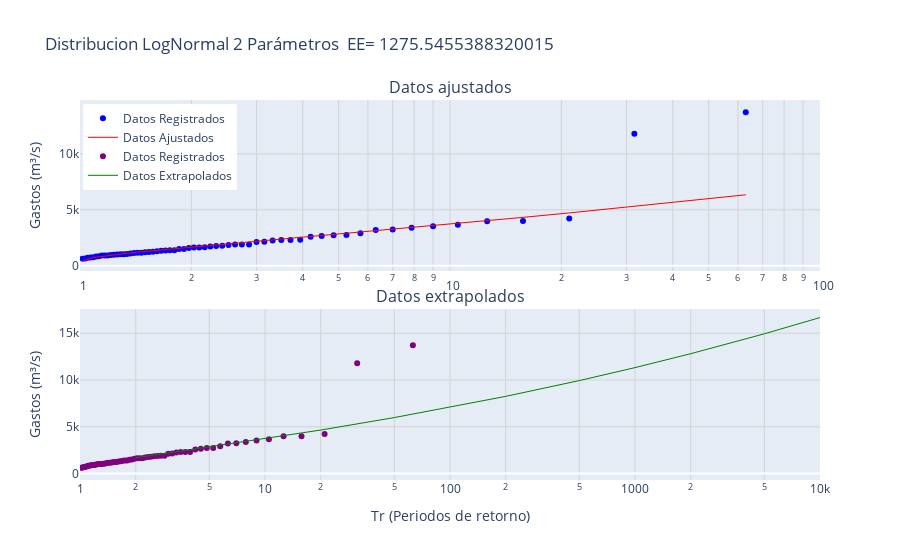

The code cell stored with this chart in its notebook:
### Code cell
# Crear subplots
fig = make_subplots(rows=2, 
                    cols=1, 
                    shared_xaxes=False, 
                    vertical_spacing=0.1, 
                    subplot_titles=("Datos ajustados", "Datos extrapolados"))

# Gráfico 1: Datos Registrados (Scatter) y Datos Ajustados (Línea)
fig.add_trace(go.Scatter(x=tR, 
                         y=dReg, 
                         mode='markers', 
                         name='Datos Registrados', 
                         #alpha=.4, 
                         marker=dict(color='blue')), 
              row=1, col=1)
fig.add_trace(go.Scatter(x=tR, 
                         y=dAjust, 
                         mode='lines', 
                         name='Datos Ajustados', 
                         line=dict(color='red', width=1)), 
              row=1, col=1)

fig.add_trace(go.Scatter(x=tR, 
                         y=dReg,
                         mode='markers', 
                         name='Datos Registrados', 
                         #alpha=.4, 
                         marker=dict(color='purple')), 
              row=2, col=1)
fig.add_trace(go.Scatter(x=dTrExtrap, 
                         y=dExtrap, 
                         mode='lines', 
                         name='Datos Extrapolados', 
                         line=dict(color='green', 
                         width=1)), 
              row=2, col=1)

# Configurar el layout
fig.update_layout(
    title_text=titulo,
    #xaxis_type="log",  # Eje x semilogarítmico
    #yaxis_title="Gastos (m³/s)",
    showlegend=True,
    legend=dict(x=0.004, y=0.99)
)
'''
# Añadir una leyenda personalizada como anotación para el gráfico 1
fig.add_annotation(
    xref="paper", yref="paper",
    x=0.05, y=0.99, showarrow=False,
    text="Gráfico 1: Datos Registrados y Ajustados",
    font=dict(size=12, color="black")
)

# Añadir una leyenda personalizada como anotación para el gráfico 2
fig.add_annotation(
    xref="paper", yref="paper",
    x=0.05, y=0.40, showarrow=False,
    text="Gráfico 2: Datos Registrados y Extrapolados",
    font=dict(size=12, color="black")
)
'''
# Configurar ambos ejes x como logarítmicos
fig.update_xaxes(type="log", 
                 range=[0, 2], 
                 showgrid=True, 
                 gridcolor='lightgray', 
                 row=1, col=1)  # Eje x de la primera fila
fig.update_xaxes(type="log", 
                 range=[0, 4], 
                 title="Tr (Periodos de retorno)", 
                 showgrid=True, 
                 gridcolor='lightgray', 
                 row=2, col=1)  # Eje x de la segunda fila
fig.update_yaxes(title_text="Gastos (m³/s)", 
                 showgrid=True, 
                 gridcolor='lightgray', 
                 row=1, col=1)
fig.update_yaxes(title_text="Gastos (m³/s)", 
                 showgrid=True, 
                 gridcolor='lightgray', 
                 row=2, col=1)

# Mostrar el gráfico
fig.show()
#fig.write_html(r'C:\Users\sear2\Music\analisis_frecuencias\Analisis_de_Frecuencias\salidas\grafico_plotly.html')  # Windows
fig.write_html('salidas_notebooks/lognormal_2p.html')  # Linux

### Figure 1 — Plotly figure (JSON) as saved in the notebook; plotly's stock layout.template omitted (floating-point values rounded to 4 significant figures)
{"data": [{"marker": {"color": "blue"}, "mode": "markers", "name": "Datos Registrados", "type": "scatter", "x": [63, 31.5, 21, 15.75, 12.6, 10.5, 9, 7.875, 7, 6.3, 5.727, 5.25, 4.846, 4.5, 4.2, 3.938, 3.706, 3.5, 3.316, 3.15, 3, 2.864, 2.739, 2.625, 2.52, 2.423, 2.333, 2.25, 2.172, 2.1, 2.032, 1.969, 1.909, 1.853, 1.8, 1.75, 1.703, 1.658, 1.615, 1.575, 1.537, 1.5, 1.465, 1.432, 1.4, 1.37, 1.34, 1.312, 1.286, 1.26, 1.235, 1.212, 1.189, 1.167, 1.145, 1.125, 1.105, 1.086, 1.068, 1.05, 1.033, 1.016], "xaxis": "x", "y": [13713, 11800, 4235, 3992, 3979, 3662, 3533, 3388, 3245, 3205, 2917, 2747, 2734, 2654, 2583, 2319, 2311, 2310, 2248, 2150, 2133, 1899, 1899, 1894, 1861, 1797, 1771, 1716, 1652, 1640, 1631, 1598, 1507, 1494, 1397, 1395, 1371, 1332, 1288, 1244, 1232, 1202, 1173, 1157, 1131, 1087, 1049, 1030, 1030, 1014, 995, 954, 925, 922, 907, 852, 832, 751, 743, 720, 652, 632], "yaxis": "y"}, {"line": {"color": "red", "width": 1}, "mode": "lines", "name": "Datos Ajustados", "type": "scatter", "x": [63, 31.5, 21, 15.75, 12.6, 10.5, 9, 7.875, 7, 6.3, 5.727, 5.25, 4.846, 4.5, 4.2, 3.938, 3.706, 3.5, 3.316, 3.15, 3, 2.864, 2.739, 2.625, 2.52, 2.423, 2.333, 2.25, 2.172, 2.1, 2.032, 1.969, 1.909, 1.853, 1.8, 1.75, 1.703, 1.658, 1.615, 1.575, 1.537, 1.5, 1.465, 1.432, 1.4, 1.37, 1.34, 1.312, 1.286, 1.26, 1.235, 1.212, 1.189, 1.167, 1.145, 1.125, 1.105, 1.086, 1.068, 1.05, 1.033, 1.016], "xaxis": "x", "y": [6341.0, 5299.0, 4722.0, 4326.0, 4026.0, 3786.0, 3585.0, 3413.0, 3263.0, 3129.0, 3009.0, 2900.0, 2800.0, 2708.0, 2622.0, 2542.0, 2467.0, 2396.0, 2329.0, 2266.0, 2205.0, 2147.0, 2092.0, 2038.0, 1987.0, 1938.0, 1890.0, 1844.0, 1799.0, 1755.0, 1713.0, 1671.0, 1631.0, 1591.0, 1552.0, 1514.0, 1477.0, 1440.0, 1404.0, 1368.0, 1333.0, 1298.0, 1263.0, 1229.0, 1194.0, 1160.0, 1126.0, 1091.0, 1057.0, 1022.0, 986.9, 951.1, 914.6, 877.2, 838.6, 798.4, 756.1, 710.9, 661.6, 606.2, 540.2, 451.4], "yaxis": "y"}, {"marker": {"color": "purple"}, "mode": "markers", "name": "Datos Registrados", "type": "scatter", "x": [63, 31.5, 21, 15.75, 12.6, 10.5, 9, 7.875, 7, 6.3, 5.727, 5.25, 4.846, 4.5, 4.2, 3.938, 3.706, 3.5, 3.316, 3.15, 3, 2.864, 2.739, 2.625, 2.52, 2.423, 2.333, 2.25, 2.172, 2.1, 2.032, 1.969, 1.909, 1.853, 1.8, 1.75, 1.703, 1.658, 1.615, 1.575, 1.537, 1.5, 1.465, 1.432, 1.4, 1.37, 1.34, 1.312, 1.286, 1.26, 1.235, 1.212, 1.189, 1.167, 1.145, 1.125, 1.105, 1.086, 1.068, 1.05, 1.033, 1.016], "xaxis": "x2", "y": [13713, 11800, 4235, 3992, 3979, 3662, 3533, 3388, 3245, 3205, 2917, 2747, 2734, 2654, 2583, 2319, 2311, 2310, 2248, 2150, 2133, 1899, 1899, 1894, 1861, 1797, 1771, 1716, 1652, 1640, 1631, 1598, 1507, 1494, 1397, 1395, 1371, 1332, 1288, 1244, 1232, 1202, 1173, 1157, 1131, 1087, 1049, 1030, 1030, 1014, 995, 954, 925, 922, 907, 852, 832, 751, 743, 720, 652, 632], "yaxis": "y2"}, {"line": {"color": "green", "width": 1}, "mode": "lines", "name": "Datos Extrapolados", "type": "scatter", "x": [2, 5, 10, 20, 50, 100, 200, 500, 1000, 2000, 5000, 10000], "xaxis": "x2", "y": [1692.0, 2839.0, 3722.0, 4654.0, 5985.0, 7078.0, 8252.0, 9939.0, 11320.0, 12810.0, 14930.0, 16670.0], "yaxis": "y2"}], "layout": {"annotations": [{"font": {"size": 16}, "showarrow": false, "text": "Datos ajustados", "x": 0.5, "xanchor": "center", "xref": "paper", "y": 1, "yanchor": "bottom", "yref": "paper"}, {"font": {"size": 16}, "showarrow": false, "text": "Datos extrapolados", "x": 0.5, "xanchor": "center", "xref": "paper", "y": 0.45, "yanchor": "bottom", "yref": "paper"}], "legend": {"x": 0.004, "y": 0.99}, "showlegend": true, "title": {"text": "Distribucion LogNormal 2 Parámetros\n EE= 1275.5455388320015"}, "xaxis": {"anchor": "y", "domain": [0, 1], "gridcolor": "lightgray", "range": [0, 2], "showgrid": true, "type": "log"}, "xaxis2": {"anchor": "y2", "domain": [0, 1], "gridcolor": "lightgray", "range": [0, 4], "showgrid": true, "title": {"text": "Tr (Periodos de retorno)"}, "type": "log"}, "yaxis": {"anchor": "x", "domain": [0.55, 1], "gridcolor": "lightgray", "showgrid": true, "title": {"text": "Gastos (m³/s)"}}, "yaxis2": {"anchor": "x2", "domain": [0, 0.45], "gridcolor": "lightgray", "showgrid": true, "title": {"text": "Gastos (m³/s)"}}}}
